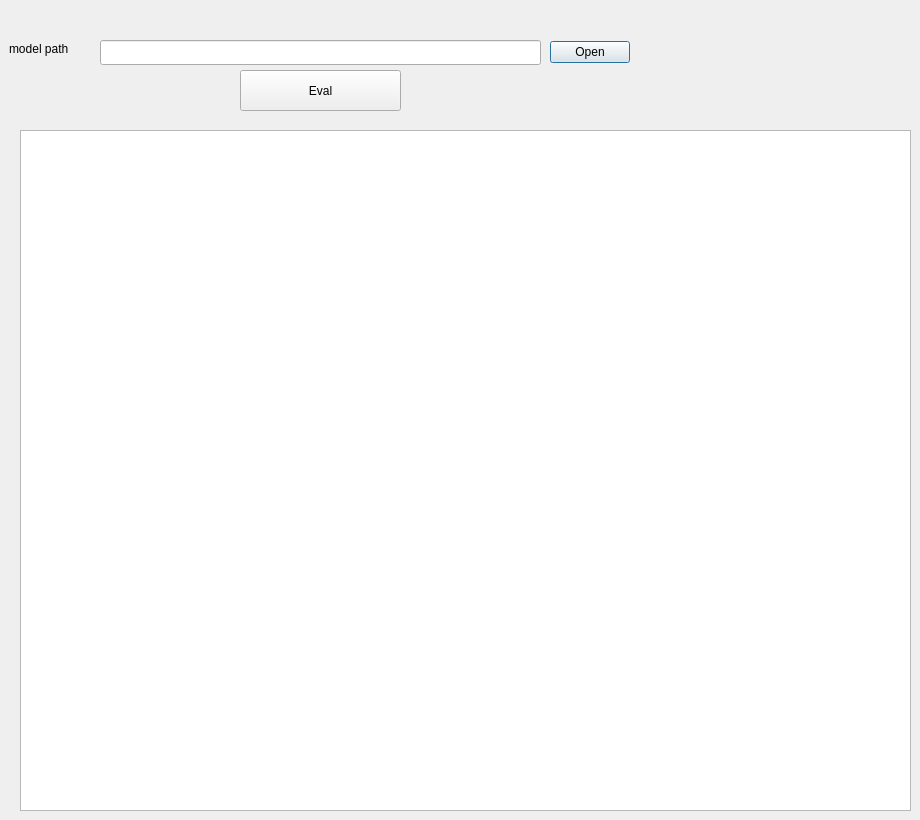
         <widget class="QWidget" name="t_ev_t_eval_pth">
          <attribute name="title">
           <string>eval pth file</string>
          </attribute>
          <widget class="QGraphicsView" name="graphicsView">
           <property name="geometry">
            <rect>
             <x>20</x>
             <y>130</y>
             <width>891</width>
             <height>681</height>
            </rect>
           </property>
          </widget>
          <widget class="QPushButton" name="t_ev_pth_eval_button">
           <property name="geometry">
            <rect>
             <x>240</x>
             <y>70</y>
             <width>161</width>
             <height>41</height>
            </rect>
           </property>
           <property name="text">
            <string>Eval</string>
           </property>
          </widget>
          <widget class="QDialogButtonBox" name="t_ev_pth_path_button">
           <property name="geometry">
            <rect>
             <x>550</x>
             <y>40</y>
             <width>80</width>
             <height>25</height>
            </rect>
           </property>
           <property name="standardButtons">
            <set>QDialogButtonBox::Open</set>
           </property>
          </widget>
          <widget class="QLineEdit" name="t_ev_pth_path_line">
           <property name="geometry">
            <rect>
             <x>100</x>
             <y>40</y>
             <width>441</width>
             <height>25</height>
            </rect>
           </property>
          </widget>
          <widget class="QLabel" name="label_9">
           <property name="geometry">
            <rect>
             <x>9</x>
             <y>40</y>
             <width>78</width>
             <height>17</height>
            </rect>
           </property>
           <property name="text">
            <string>model path</string>
           </property>
          </widget>
         </widget>
